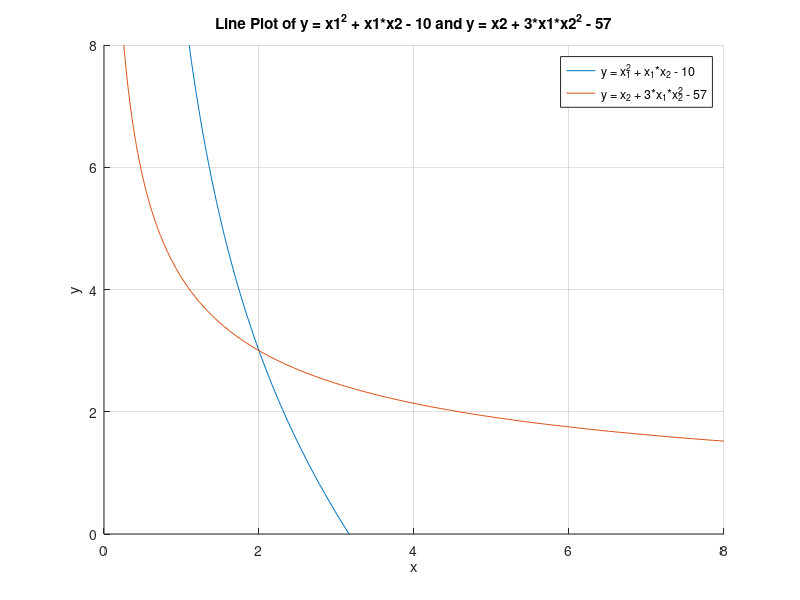

Here is the MATLAB script that generated this plot:
% (c)2021 Hien PHAN.
clc;
clear;
clf;

hold on
ezplot('x1^2 + x1*x2 - 10', [0 8])
ezplot('x2 + 3*x1*x2^2 - 57', [0 8])

title('Line Plot of y = x1^2 + x1*x2 - 10 and y = x2 + 3*x1*x2^2 - 57');
xlabel('x');
ylabel('y');
legend({'y = x_1^2 + x_1*x_2 - 10','y = x_2 + 3*x_1*x_2^2 - 57'},'Location','northeast');
grid on
hold off
